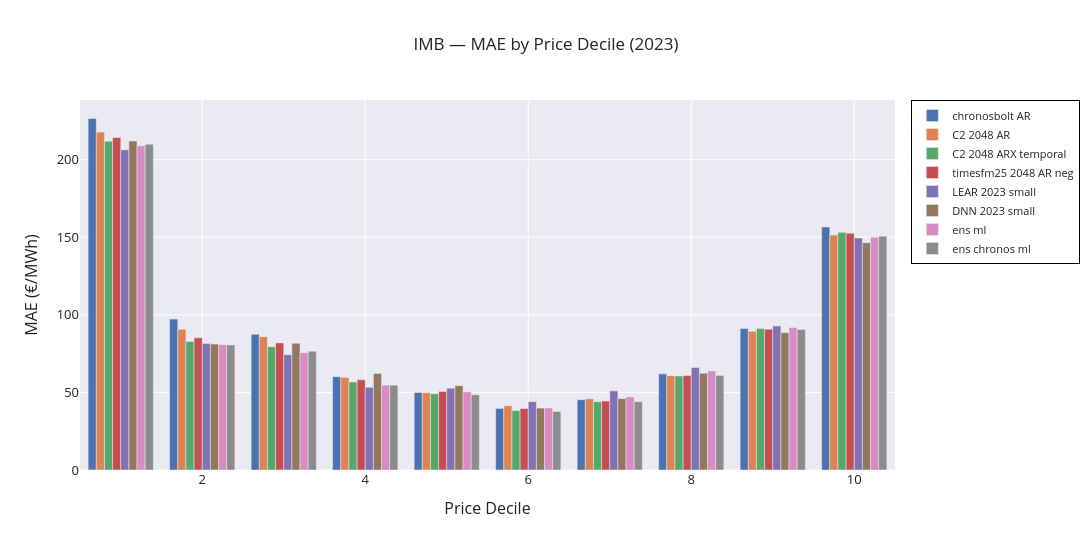

Here is the notebook cell this chart was saved with:
### Code cell
imb_display = [
    'chronosbolt_AR', 'chronos2_2048_AR', 'chronos2_2048_ARX_temporal', 'timesfm25_2048_AR_neg',
    'LEAR_2023_small', 'DNN_2023_small',  'ens_ml', 'ens_chronos_ml',#'ens_tsfm',
    # 'chronos2_512_ARX_temporal', 'chronos2_1024_ARX_temporal', 'chronos2_2048_ARX_temporal',
]
imb_display = [c for c in imb_display if c in decile_mae_imb.columns]

fig = go.Figure()
for col in imb_display:
    fig.add_trace(go.Bar(
        x=decile_mae_imb.index,
        y=decile_mae_imb[col],
        name=col.replace('chronos2', 'C2').replace('_', ' '),
    ))

fig.update_layout(
    barmode='group',
    width=1100, height=550, template=TEMPLATE,
    title='IMB — MAE by Price Decile (2023)',
    xaxis=dict(title='Price Decile', title_font=dict(size=16), tickfont=dict(size=13)),
    yaxis=dict(title='MAE (€/MWh)', title_font=dict(size=16), tickfont=dict(size=13)),
    legend=dict(font=dict(size=11), bgcolor='rgba(255,255,255,0.7)', bordercolor='black', borderwidth=1)
)
fig.show()

### Figure 1 — Plotly figure (JSON) as saved in the notebook; plotly's stock layout.template omitted (floating-point values rounded to 4 significant figures)
{"data": [{"name": "chronosbolt AR", "type": "bar", "x": [1, 2, 3, 4, 5, 6, 7, 8, 9, 10], "y": [226.6, 97.28, 87.49, 60.17, 49.92, 39.68, 45.31, 61.96, 91.19, 156.6]}, {"name": "C2 2048 AR", "type": "bar", "x": [1, 2, 3, 4, 5, 6, 7, 8, 9, 10], "y": [217.8, 90.67, 85.95, 59.63, 49.81, 41.37, 45.94, 60.81, 89.38, 151.4]}, {"name": "C2 2048 ARX temporal", "type": "bar", "x": [1, 2, 3, 4, 5, 6, 7, 8, 9, 10], "y": [211.9, 82.84, 79.49, 56.72, 49.14, 38.32, 44.02, 60.59, 91.21, 153.2]}, {"name": "timesfm25 2048 AR neg", "type": "bar", "x": [1, 2, 3, 4, 5, 6, 7, 8, 9, 10], "y": [214.3, 85.27, 81.93, 58.11, 50.62, 39.63, 44.5, 60.87, 90.77, 152.7]}, {"name": "LEAR 2023 small", "type": "bar", "x": [1, 2, 3, 4, 5, 6, 7, 8, 9, 10], "y": [206.4, 81.6, 74.33, 53.32, 52.73, 44.03, 50.98, 66.1, 92.82, 149.6]}, {"name": "DNN 2023 small", "type": "bar", "x": [1, 2, 3, 4, 5, 6, 7, 8, 9, 10], "y": [212.1, 81.16, 81.7, 62.25, 54.34, 39.91, 46.02, 62.38, 88.53, 146.5]}, {"name": "ens ml", "type": "bar", "x": [1, 2, 3, 4, 5, 6, 7, 8, 9, 10], "y": [209.0, 80.79, 75.63, 54.73, 50.39, 40.02, 47.18, 63.84, 91.86, 150.0]}, {"name": "ens chronos ml", "type": "bar", "x": [1, 2, 3, 4, 5, 6, 7, 8, 9, 10], "y": [210.0, 80.64, 76.58, 54.66, 48.5, 37.72, 44.08, 60.99, 90.61, 150.7]}], "layout": {"barmode": "group", "height": 550, "legend": {"bgcolor": "rgba(255,255,255,0.7)", "bordercolor": "black", "borderwidth": 1, "font": {"size": 11}}, "title": {"text": "IMB — MAE by Price Decile (2023)"}, "width": 1100, "xaxis": {"tickfont": {"size": 13}, "title": {"font": {"size": 16}, "text": "Price Decile"}}, "yaxis": {"tickfont": {"size": 13}, "title": {"font": {"size": 16}, "text": "MAE (€/MWh)"}}}}
